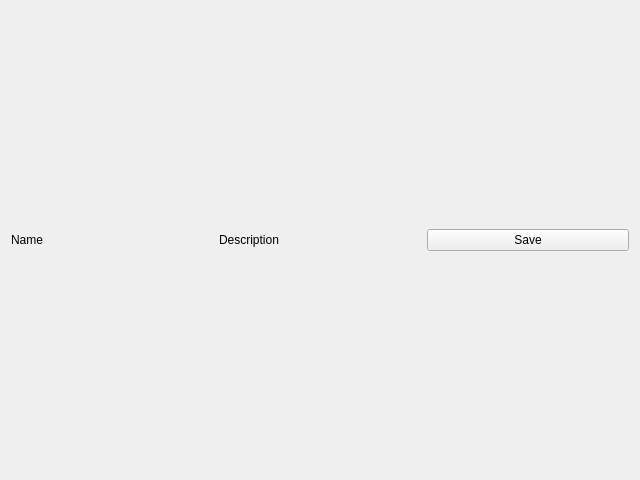
<?xml version="1.0" encoding="UTF-8"?>
<ui version="4.0">
 <class>AutoPluginWidget</class>
 <widget class="QWidget" name="AutoPluginWidget">
  <property name="geometry">
   <rect>
    <x>0</x>
    <y>0</y>
    <width>640</width>
    <height>480</height>
   </rect>
  </property>
  <property name="windowTitle">
   <string>Form</string>
  </property>
  <layout class="QGridLayout" name="gridLayout">
   <item row="1" column="0" colspan="3">
    <layout class="QGridLayout" name="layout"/>
   </item>
   <item row="0" column="0">
    <widget class="QLabel" name="nameLabel">
     <property name="text">
      <string>Name</string>
     </property>
    </widget>
   </item>
   <item row="0" column="2">
    <widget class="QPushButton" name="saveButton">
     <property name="text">
      <string>Save</string>
     </property>
    </widget>
   </item>
   <item row="0" column="1">
    <widget class="QLabel" name="descriptionLabel">
     <property name="text">
      <string>Description</string>
     </property>
    </widget>
   </item>
  </layout>
 </widget>
 <resources/>
 <connections/>
</ui>
